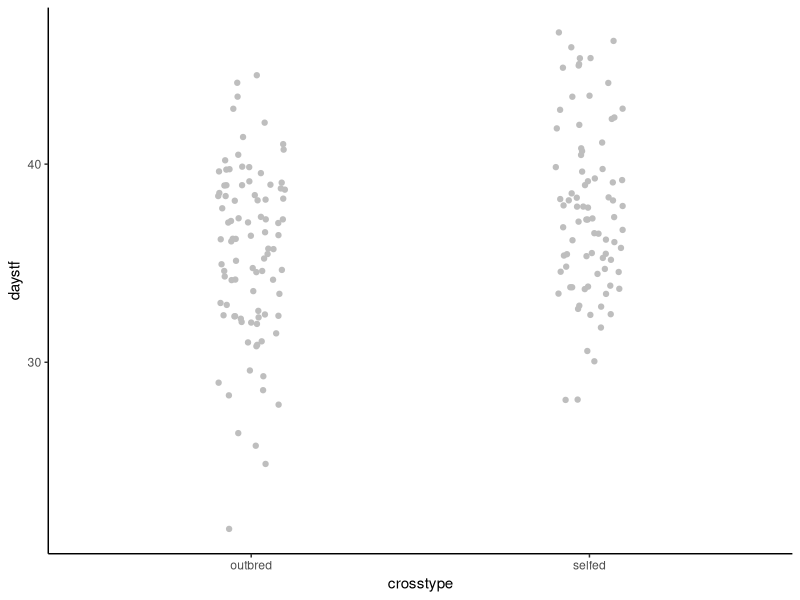

Source code (R):
## ---- chunk 1
knitr::opts_chunk$set(echo = TRUE)
## ---- chunk 2
#add parameters
outbred <- rnorm(n=93,mean=35,sd=4.5)
selfed <- rnorm(n=83,mean=38, sd=3.9)

#put everything in a dataframe
df1 <- data.frame(crosstype = c(rep("outbred",93),rep("selfed",83)), daystf = c(outbred,selfed))

#then continue on fitting the model
library(ggplot2)

ggplot(data=df1, aes(x=crosstype, y=daystf))+
  geom_jitter(position = position_jitter(width = 0.1),colour="gray")+
  theme_classic()

model1 <- lm(daystf~crosstype, data=df1)
summary(model1)

## ---- chunk 3
#code goes here
## ---- chunk 4

# simulate cross type and date of flowering time
#outbred is 0
df2 <- data.frame(crosstype = c(rep(0,150),rep(1,150)),
                  dtf = rnorm(n=300, mean=40, sd=7.5))

# set parameters
b0 = 35
b1 = -.314
b2 = -5
df2$fruitno = b0+ b1*df2$dtf+ b2*df2$crosstype + rnorm(300,0,3) # simulate fruit type
## ---- chunk 5
#code goes here
